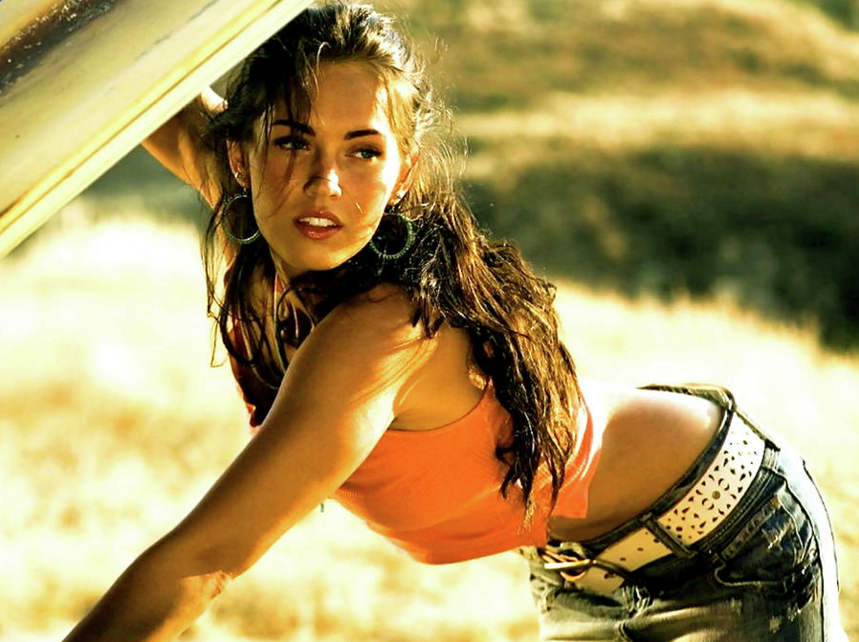
#> input picture src/test.tiff, 859 x 642 px
$ jupyter execute jpeg-compression.ipynb
#> lines starting #> are read from the running program, lines starting #| are printed output that depends on the picture
## JPEG

### Intro

L'objectif de ce projet était de réimplémenter entièrement l'algorithme JPEG. Qu'est-ce que JPEG ? JPEG, pour Joint Photographic Experts Group, est un algorithme de compression d'image avec perte. C'est-à-dire qu'après compression de l'image, une fois décompressée, on aura une perte de qualité car l'information qui nous permettait d'avoir une image en très haute définition a été jetée. Pourquoi jeter de l'information ? Dans le cas de la compression d'image, il n'est pas toujours utile de garder absolument toute l'information A l'oeil nu, si on ne zoom pas trop sur la photo, on n'est pas toujours en mesure de différencier ces deux images. En jetant une partie, le poids de l'image en (en octet) peut fortement diminuer, et donc transférer cette dernière plus rapidement par mail, par messagerie électronique ou en stocker davantage sur son disque dur.


A partir de maintenant, nous allons vous expliquer au fur et à mesure les algorithmes de compression et de décompression JPEG.

 Il faut savoir qu'une image, ce n'est rien d'autre qu'un tableau de pixels en 2 dimensions. Une cellule de ce tableau est de l'information sur un pixel.

 Nous différencions deux types d'images. Les images en niveau de gris et les images couleurs. Pourquoi ? Car la façon dont nous allons stocker leurs informations va différer. Pour les images en niveau de gris, chaque cellule du tableau pourra contenir uniquement l'intensité du niveau de gris du pixel, qu'on peut stocker sur 1 octet car on a que 256 niveaux de gris possible. En revanche... (à continuer)

[cell 1]
import numpy as np
from PIL import Image
import matplotlib.pyplot as plt
from skimage.transform import resize
from scipy.fftpack import dct, idct

L'image sur laquelle l'algorithme est teste est la suivante (en couleur et en niveaux de gris).
Le format choisi est '.tiff' afin de conserver un maximum d'information.

[cell 2]
img_rgb = Image.open("./test.tiff")
#> img_rgb is the input picture: PIL image 859x642 RGB; mean R, G, B 170.5, 150.7, 96.4
img_gray = img_rgb.convert('L')
img_arr_rgb = np.array(img_rgb)
img_arr_gray = np.array(img_gray)

plt.rcParams["figure.figsize"] = [8,4]
plt.imshow(img_arr_rgb)
plt.show()
plt.imshow(img_arr_gray, cmap='gray')
plt.show()

# From RGB to YUV

En RGB, l'image (en couleur) est representee a l'aide d'une matrice en 3 dimensions (m, n, 3): m lignes, n colonnes et 3 canaux (1 rouge, 1 vert et 1 bleu).

YUV est un moyen de representer les informations contenues dans les images couleurs d'une facon differente. Y correspond a l'image en niveaux de gris (luminance)

[cell 3]
# from RGB to YUV

def to_yuv(img):
    '''
    RGB image into YUV
    '''
    r = img[:, :, 0]
    g = img[:, :, 1]
    b = img[:, :, 2]

    y = 0.299 * r  + 0.587 * g + 0.114 * b
    u = -0.14713 * r  +  -0.28886 * g + 0.436 * b
    v = 0.615 * r  +  -0.51499 * g + -0.10001 * b

    return y, u, v

def to_rgb(img):
    '''
    From YUV to RGB
    '''
    y = img[:, :, 0]
    u = img[:, :, 1]
    v = img[:, :, 2]

    r = (y + 1.13983 * v).astype('uint8')
    g = (y + -0.39465 * u + -0.58060 * v).astype('uint8')
    b = (y + 2.03211 * u).astype('uint8')

    return r, g, b

Comme on peut le voir, on converti l'image en YUV puis en la reconverti en RGB. On retrouve bien l'image de depart

[cell 4]
# TEST de la conversion

y, u, v = to_yuv(img_arr_rgb)
#> in to_yuv, `r = img[:, :, 0]`:
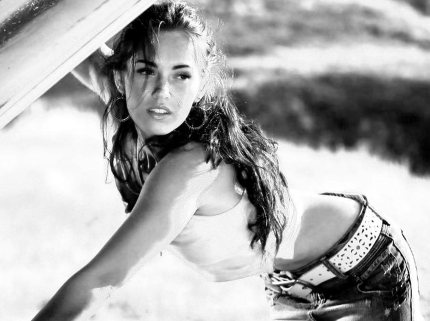
#> r: shape (642, 859) (shown at 1/2 size); min 0, max 255, mean 170.5
#> in to_yuv, `g = img[:, :, 1]`:
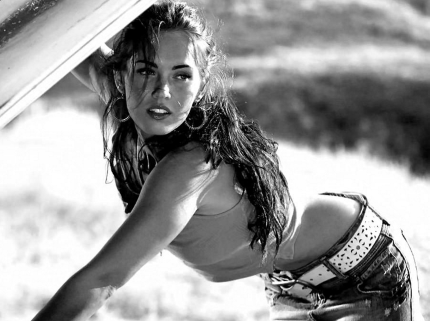
#> g: shape (642, 859) (shown at 1/2 size); min 0, max 255, mean 150.7
#> in to_yuv, `b = img[:, :, 2]`:
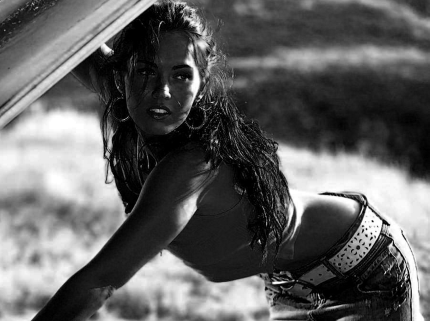
#> b: shape (642, 859) (shown at 1/2 size); min 0, max 255, mean 96.4
#> in to_yuv, `u = -0.14713 * r  +  -0.28886 * g + 0.436 * b`:
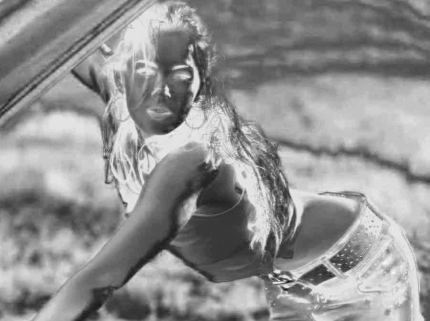
#> u: shape (642, 859) float64 (shown at 1/2 size); min -73.39, max 8.72, mean -26.59; drawn with min black and max white
#> in to_yuv, `v = 0.615 * r  +  -0.51499 * g + -0.10001 * b`:
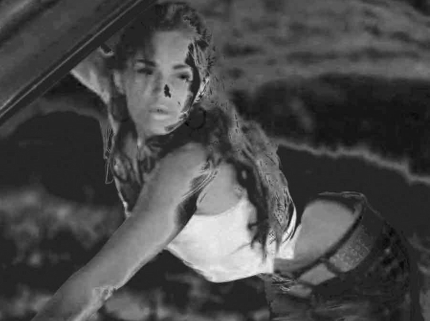
#> v: shape (642, 859) float64 (shown at 1/2 size); min -18.29, max 105.6, mean 17.6; drawn with min black and max white
img_yuv = np.dstack((y, u, v))
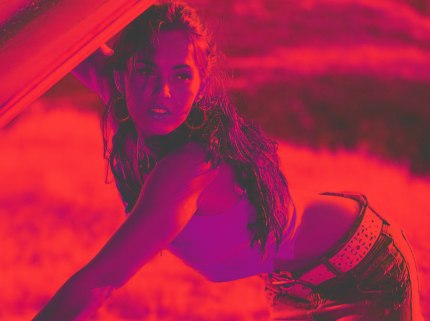
#> img_yuv: shape (642, 859, 3) float64 (shown at 1/2 size); mean of channels 0, 1, 2 150.4, -26.6, 17.6; drawn with min black and max white
r, g, b = to_rgb(img_yuv)
img_rgb = np.dstack((r, g, b))
#> img_rgb: shape (642, 859, 3)
plt.imshow(img_rgb)
plt.show()

### Transform the image into 8x8 blocks

Expliquer la premier etape

[cell 5]
def get_next_8(nbr):
    '''
    Get next multiple of 8
    '''
    if nbr % 8 == 0:
        return nbr
    r = nbr // 8
    return (r + 1) * 8

def zeros_padding(img):
    '''
    Padd the image with 0
    '''
    shape = img.shape

    # nbr of columns/rows to add
    diff_rows = get_next_8(shape[0]) - shape[0]
    diff_cols = get_next_8(shape[1]) - shape[1]

    if diff_cols != 0:
        zeros_cols = np.zeros((shape[0], diff_cols))
        img = np.concatenate((img, zeros_cols), axis=1)

    if diff_rows != 0:
        zeros_rows = np.zeros((diff_rows, shape[1] + diff_cols))
        img = np.concatenate((img, zeros_rows), axis=0)

    return img

def symmetrical_padding(img):
    '''
    Padd the image with symmetrical rows and columns
    -> avoid creating high frequencies
    '''
    shape = img.shape

    # nbr of column/rows to add
    diff_rows = get_next_8(shape[0]) - shape[0]
    diff_cols = get_next_8(shape[1]) - shape[1]


    if diff_cols != 0:
        sym_arr = np.flip(img[:, -diff_cols:], axis=1)
        img = np.concatenate((img, sym_arr), axis=1)

    if diff_rows != 0:
        sym_arr = np.flip(img[-diff_rows:, :], axis=0)
        img = np.concatenate((img, sym_arr), axis=0)

    return img

def img_to_blocks(img, padding='zeros'):
    '''
    Get all the blocks (8x8)
    padding: 'zeros'/'symmetrical'
    '''
    if padding == 'zeros':
        img = zeros_padding(img)
    elif padding == 'symmetrical':
        img = symmetrical_padding(img)
    else:
        print("ERROR unknown padding")

    shape = img.shape

    n_rows = shape[0] // 8
    n_cols = shape[1] // 8
    res = np.empty((n_rows, n_cols, 8, 8))

    for i in range(n_rows):
        for j in range(n_cols):
            row_min, row_max = i * 8, (i + 1) * 8
            col_min, col_max = j * 8, (j + 1) * 8
            res[i, j, :, :] = img[row_min:row_max, col_min:col_max]

    return res

def blocks_to_img(blocks):
    '''
    Convert matrix from blocks representation into image representation
    '''
    shape = blocks.shape
    res = np.empty((shape[0] * 8, shape[1] * 8))
    for i in range(shape[0]):
        for j in range(shape[1]):
            row_min, row_max = i * 8, (i + 1) * 8
            col_min, col_max = j * 8, (j + 1) * 8
            res[row_min:row_max, col_min:col_max] = blocks[i, j]

    return res

Ici on teste de le decoupage par block et le padding. On retrouve bien l'image de depart avec du padding.

[cell 6]
blocks = img_to_blocks(img_arr_gray, padding='symmetrical')
#> in symmetrical_padding, `sym_arr = np.flip(img[:, -diff_cols:], axis=1)`: sym_arr = 642 rows, first 6: [126, 121, 117, 113, 109], [126, 122, 118, 112, 109], [127, 123, 119, 113, 110], [126, 122, 119, 114, 110], [125, 122, 118, 114, 110], [124, 121, 118, 112, 109]
tmp = blocks_to_img(blocks)

img = symmetrical_padding(img_arr_gray)
assert True == np.all(tmp==img)

### DCT

Expliquer pourquoi DCT. TODO

Utilisation du module scipy pour le calcule de la DCT/IDCT.
Les formules de la DCT sont expliquees sur ce papier: http://m.reznik.org/papers/SPIE07_MPEG-C_IDCT.pdf

[cell 7]
## COMPRESSION

def block_dct(block):
    return np.round(dct(dct((block-128).T, norm='ortho').T, norm='ortho'))

def img_dct(img_blocks):
    shape = img_blocks.shape
    for i in range(shape[0]):
        for j in range(shape[1]):
            img_blocks[i, j, :, :] = block_dct(img_blocks[i, j])
    return img_blocks

def block_idct(block):
    return np.round(idct(idct(block.T, norm='ortho').T, norm='ortho')) + 128

def img_idct(img_blocks):
    shape = img_blocks.shape
    for i in range(shape[0]):
        for j in range(shape[1]):
            img_blocks[i, j, :, :] = block_idct(img_blocks[i, j])
    return img_blocks

[cell 8]
# TEST dct et idct

mat = np.array([
  [16,  11,  10,  16,  24,  40,  51,  61],
  [12,  12,  14,  19,  26,  58,  60,  55],
  [14,  13,  16,  24,  40,  57,  69,  56],
  [14,  17,  22,  29,  51,  87,  80,  62],
  [18,  22,  37,  56,  68, 109, 103,  77],
  [24,  35,  55,  64,  81, 104, 113,  92],
  [49,  64,  78,  87, 103, 121, 120, 101],
  [72,  92,  95,  98, 112, 100, 103,  99]], dtype=float)

blocks_img = mat.reshape((1, 1, 8, 8))
print(blocks_img)
res = img_dct(blocks_img)
print(res)
print(img_idct(res))

### Quantification step

TODO

[cell 9]
## COMPRESSION

def quantification(block, luminance=True, q=75):
    '''
    Quantification step on 1 8x8 block
    luminance: Wether it's for luminance or chrominance image
    '''

    if luminance:
        q_luminance = np.array([
            [16, 11, 10, 16, 24, 40, 51, 61],
            [12, 12, 14, 19, 26, 58, 60, 55],
            [14, 13, 16, 24, 40, 57, 69, 56],
            [14, 17, 22, 29, 51, 87, 80, 62],
            [18, 22, 37, 56, 68, 109, 103, 77],
            [24, 35, 55, 64, 81, 104, 113, 92],
            [49, 64, 78, 87, 103, 121, 120, 101],
            [72, 92, 95, 98, 112, 100, 103, 99]
        ])

        if q < 50:
            alpha = 5000 / q
        else:
            alpha = 200  - 2 * q
        q_luminance = (alpha * q_luminance + 50) / 100
        return np.round(block / q_luminance), q_luminance

    else:
        q_chrominance = np.array([
            [17, 18, 24, 47, 99, 99, 99, 99],
            [18, 21, 26, 66, 99, 99, 99, 99],
            [24, 26, 56, 99, 99, 99, 99, 99],
            [47, 66, 99, 99, 99, 99, 99, 99],
            [99, 99, 99, 99, 99, 99, 99, 99],
            [99, 99, 99, 99, 99, 99, 99, 99],
            [99, 99, 99, 99, 99, 99, 99, 99],
            [99, 99, 99, 99, 99, 99, 99, 99]
        ])

        return np.round(block / q_chrominance), q_chrominance

def compute_quantification(img_blocks, luminance=True, q=75):
    '''
    Compute quantification on each block
    luminance: weather its a luminance block or not
    q: compression quality
    '''
    shape = img_blocks.shape

    for i in range(shape[0]):
        for j in range(shape[1]):
            img_blocks[i, j, :, :], q_mat = quantification(img_blocks[i, j], luminance, q)
    return img_blocks, q_mat

## DECOMPRESSION

def dequantification(block, quantification_mat):
    '''
    Quantification step on 1 8x8 block
    luminance: Wether it's for luminance or chrominance image
    '''
    return np.einsum('ij,ij->ij', block, quantification_mat)

def compute_dequantification(img_blocks, quantification_mat):
    '''
    Dequantification step on each block
    '''
    shape = img_blocks.shape

    for i in range(shape[0]):
        for j in range(shape[1]):
            img_blocks[i, j, :, :] = dequantification(img_blocks[i, j], quantification_mat)
    return img_blocks

[cell 10]
mat = np.array([
  [16,  11,  10,  16,  24,  40,  51,  61],
  [12,  12,  14,  19,  26,  58,  60,  55],
  [14,  13,  16,  24,  40,  57,  69,  56],
  [14,  17,  22,  29,  51,  87,  80,  62],
  [18,  22,  37,  56,  68, 109, 103,  77],
  [24,  35,  55,  64,  81, 104, 113,  92],
  [49,  64,  78,  87, 103, 121, 120, 101],
  [72,  92,  95,  98, 112, 100, 103,  99]], dtype=float)

# quantification
mat_blocks = mat.reshape((1, 1, 8, 8))
mat_DCT = img_dct(mat_blocks)
print("MAT after DCT ")
print(mat_DCT)
print()
mat_quant, q_mat = compute_quantification(mat_DCT, luminance=True, q=90)
print("MAT after quantification")
print(mat_quant)
print()
print("Quantificaton matrix")
print(q_mat)
print()

# dequantification
mat_dequant = compute_dequantification(mat_quant, q_mat)
print("MAT after dequantification")
print(mat_dequant)

[cell 11]
def reverse_zigzag(mat):
    '''
    Reverse Zigzag iteration over matrix 'mat' to count nb of zeros
    '''
    shape = mat.shape
    n_rows, n_cols = shape[0], shape[1]
    i, j, idx = n_rows - 1, n_cols - 1, 0

    # first element case
    if (mat[i, j] != 0):
        return idx
    idx += 1

    while (idx < n_rows * n_cols):
        # after diagonals cases
        if (j > 0):
            j -= 1
        else:
            i -= 1

        # diagonal from left to right
        while (j < n_cols and i >= 0):
            if (mat[i, j] != 0):
                return idx
            idx += 1
            i -= 1
            j += 1

        # rectify out of bound
        j -= 1
        i += 1

        # corner case
        if (i > 0):
            i -= 1
        else:
            j -= 1

        # diagonal from right to left
        while (j >= 0 and i < n_rows):
            if (mat[i, j] != 0):
                return idx
            idx += 1
            j -= 1
            i += 1

        # out of bound
        j += 1
        i -= 1

    return idx

def zigzag(mat):
    '''
    Zigzag iteration over matrix 'mat'
    '''
    # init
    i, j, idx = 0, 0, 0
    n_rows, n_cols = mat.shape

    nb_elm = reverse_zigzag(mat)
    nb_elm = n_rows * n_cols - nb_elm

    if (nb_elm == 0):
        return np.array([])
    res = np.zeros(nb_elm)

    # first element case
    res[idx] = mat[i][j]
    idx += 1

    while (idx < nb_elm):
        if (j < n_cols -1):
            j += 1
        else:
            i += 1

        # diagonal from right to left
        while (j >= 0 and i < n_rows):
            if (idx >= nb_elm):
                return res
            res[idx] = mat[i][j]
            idx += 1
            i += 1
            j -= 1

        # out of bound i and j
        j += 1
        i -= 1

        if (i < n_rows - 1):
            i += 1
        else:
            j += 1

        # diagonal from left to right
        while (i >= 0 and j < n_cols):
            if (idx >= nb_elm):
                return res
            res[idx] = mat[i][j]
            idx += 1
            i -= 1
            j += 1

        # out of bound i and j
        i += 1
        j -= 1

    return res

def apply_zigzag(mat_blocks):
    '''
    Apply zigzag on each block
    '''
    shape = mat_blocks.shape
    res = []

    for i in range(shape[0]):
        for j in range(shape[1]):
            res.append(zigzag(mat_blocks[i, j]))
    return res

def zigzag_to_matrix(arr):
    '''
    From array into zigzag matrix
    '''
    res = np.zeros((8, 8))

    # init
    i, j, idx = 0, 0, 0
    n_rows, n_cols = res.shape

    if len(arr) == 0:
        return res
    # first element case
    res[i][j] = arr[idx]
    idx += 1

    while (idx < len(arr)):
        if (j < n_cols -1):
            j += 1
        else:
            i += 1

        # diagonal from right to left
        while (j >= 0 and i < n_rows):
            if (idx >= len(arr)):
                return res
            res[i][j] = arr[idx]
            idx += 1
            i += 1
            j -= 1

        # out of bound i and j
        j += 1
        i -= 1

        if (i < n_rows - 1):
            i += 1
        else:
            j += 1

        # diagonal from left to right
        while (i >= 0 and j < n_cols):
            if (idx >= len(arr)):
                return res
            res[i][j] = arr[idx]
            idx += 1
            i -= 1
            j += 1

        # out of bound i and j
        i += 1
        j -= 1

    return res

def build_zigzag_blocks(compressed_data, img_shape):
    '''
    Build the (n, m, 8, 8) blocks matrix of the image
    compressed_data: data in compressed format (list of numpy array) for each block
    img_shape: shape (number of block)
    '''
    res = np.empty((img_shape[0], img_shape[1], 8, 8))

    for i in range(img_shape[0]):
        for j in range(img_shape[1]):
            block = compressed_data[i * img_shape[1] + j]
            res[i, j, :, :] = zigzag_to_matrix(block)

    return res

[cell 12]
# TEST zigzag

img_blocks = img_to_blocks(img_arr_gray)
dct_blocks = img_dct(img_blocks)
mat, _ = compute_quantification(dct_blocks)
cp_data = apply_zigzag(img_blocks)
shape = (img_blocks.shape[0], img_blocks.shape[1])
res = build_zigzag_blocks(cp_data, shape)
print(cp_data)
#> (printed output is left out)
assert True == np.all(res == mat)

#### Jpeg Compression / Decompression

[cell 13]
def undersampling(img, chrominance):
    '''
    chrominance: '4:2:2' / '4:2:0'
    '''
    # remove columns
    if chrominance == '4:2:2' or chrominance == '4:2:0':
        pos = np.arange(0, img.shape[1], 2)
        img = img[:, pos]
    # remove rows
    if chrominance == '4:2:0':
        pos = np.arange(0, img.shape[0], 2)
        img = img[pos, :]
    return symmetrical_padding(img)

def interpolation(img, output_shape):
    '''
    Interpolate image
    '''
    return resize(img, output_shape)

def get_nbv_cp(cp_data):
    '''
    Get the number of values in compressed data
    '''
    nb = 0
    for arr in cp_data:
        nb += len(arr)
    return nb

def get_nbv_img(img_arr):
    '''
    Get number of values in 2d image
    '''
    shape = img_arr.shape
    return shape[0] * shape[1]

[cell 14]
def compress_img_arr(mat, q, luminance=True, chrominance='4:4:4'):
    '''
    Compress a 2 dimension image
    '''
    print("COMPRESSION")
    if luminance == False and (chrominance == '4:2:2' or chrominance == '4:2:0'):
        mat = undersampling(mat, chrominance)

    print("1) Transform into blocks")
    # transform the input image into 8x8 blocks
    mat_blocks = img_to_blocks(mat, padding='symmetrical')
    shape = (mat_blocks.shape[0], mat_blocks.shape[1])

    print("2) Compute DCT")
    # compute the DCT on each block
    mat_dct = img_dct(mat_blocks)

    print("3) Quantification")
    # compute quantification step on each block
    mat_quant, q_mat = compute_quantification(mat_dct, luminance, q)

    print("4) Zigzag")
    # apply zigzag on each block
    compressed_mat = apply_zigzag(mat_quant)

    return compressed_mat, q_mat, shape

def decompress_img_arr(compressed_data, quantif_mat, blocks_shape, default_shape, chrominance='4:4:4'):
    '''
    compressed_data: list of numpy array with compressed data for each block
    quantif_mat: quantification matricx used
    blocks_shape: number of blocks (rows and columns)
    default_shape: defautl matrix shape (before padding)
    chrominance: type of chrominance
    '''
    print("DECOMPRESSION")

    # from compressed data into blocks
    print("1) Reverse Zigzag")
    zigzag_blocks = build_zigzag_blocks(compressed_data, blocks_shape)

    # dequantification
    print("2) Dequantification")
    dequant_blocks = compute_dequantification(zigzag_blocks, quantif_mat)

    # reverse DCT
    print("3) Reverse DCT")
    idct_blocks = img_idct(dequant_blocks)

    # from blocks into image
    print("4) Transform into image")
    image = blocks_to_img(idct_blocks)

    # add columns
    if chrominance == '4:2:2':
        image = interpolation(image, (image.shape[0], image.shape[1] * 2))

    # add rows and columns
    elif chrominance == '4:2:0':
        image = interpolation(image, (image.shape[0] * 2, image.shape[1] * 2))

    rows, cols = default_shape
    return image[:rows, :cols]

# [61 lines left out: functions jpeg_compress, jpeg_decompress, not called in this run]

default_shape = img_arr_gray.shape
cp_data, q_mat, nb_blocks_shape = compress_img_arr(img_arr_gray, q=10, luminance=False, chrominance='4:2:0')
#> in undersampling, `img = img[:, pos]`:
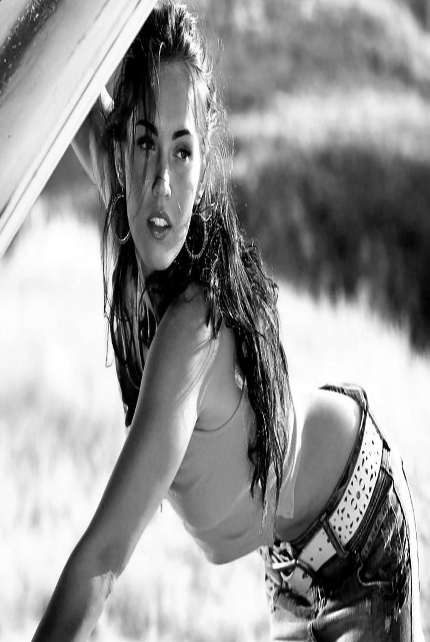
#> img: shape (642, 430); min 0, max 255, mean 150.5
#> in symmetrical_padding (call 3), `img = np.concatenate((img, sym_arr), axis=0)`:
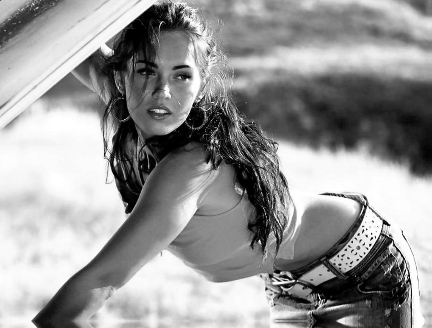
#> img: shape (328, 432); min 0, max 255, mean 150.7
dcp_data = decompress_img_arr(cp_data, q_mat, nb_blocks_shape, default_shape, chrominance='4:2:0')
#> after the loop in blocks_to_img (call 2), `for i in range(shape[0]):`:
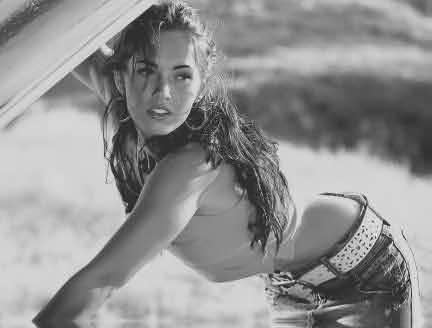
#> res: shape (328, 432) float64; min -72, max 317, mean 150.6; drawn with min black and max white
#> in decompress_img_arr, `return image[:rows, :cols]`:
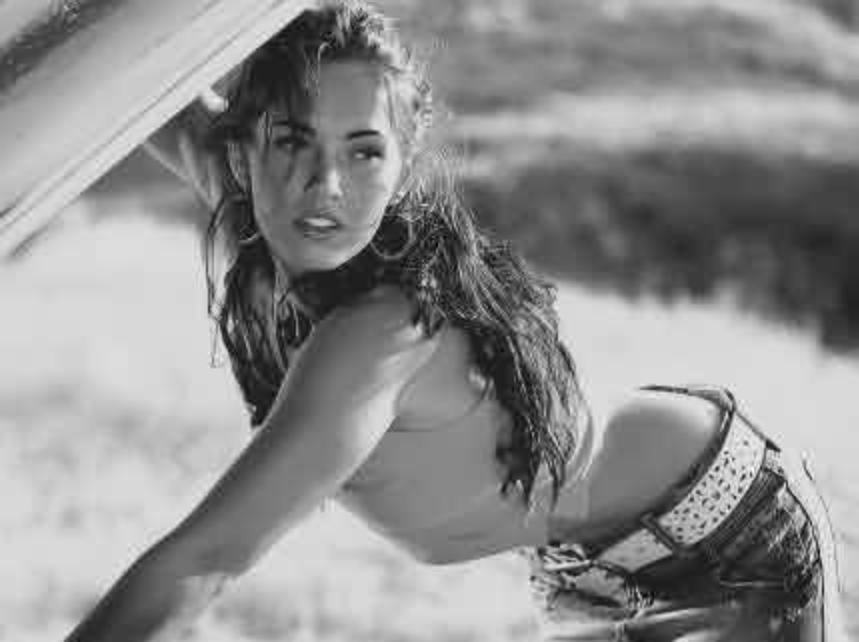
#> returned value: shape (642, 859) float64; min -42.62, max 301.4, mean 150.5; drawn with min black and max white

[cell 15]
print(img_arr_gray.shape)
print(get_nbv_img(img_arr_gray))
print(get_nbv_cp(cp_data))
#> the loop in get_nbv_cp, `for arr in cp_data:` made 2214 passes
#> arr on passes 1 to 3: [32, -1, 0, -1, -2, -1, 0, -1, -1], [31, 1, 2], [23, 4, 7, -1, -2]
